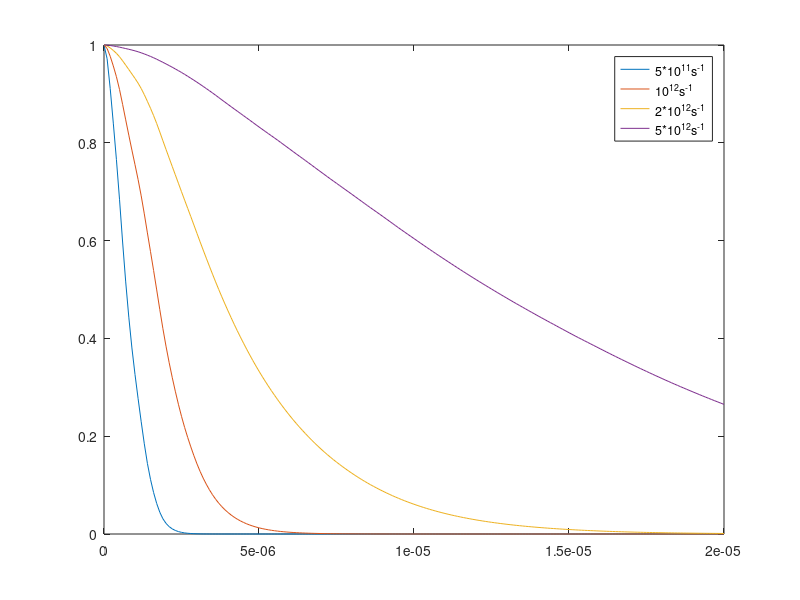

MATLAB code for this plot:
% % clc
% % % i = 0;
% % % N=nchoosek(1e4,2);
% % % tic
% % % for k = 1:N
% % %     if mod(100*k/N,10)== 0
% % %         100*k/N
% % %     end
% % %     i = i+1;
% % %     
% % % end
% % % i
% % % N
% % % 
% % % toc
% % QD_6 = InAs_dot(150,150,25,6);
% % k=0;
% % p = zeros(size(QD_6,1),3);
% % for n = 1:size(QD_6,1)
% %     p(n,1) = dot(QD_6(n,1:3),[1/sqrt(2),0.5,-0.5]);
% %     p(n,2) = dot(QD_6(n,1:3),[1/sqrt(2),-0.5,0.5]);
% %     p(n,3) = dot(QD_6(n,1:3),[0,1/sqrt(2),1/sqrt(2)]); 
% %     if QD_6(n,4) == 0
% %         k = k+1;
% %         
% %     end
% % end
% figure
% ax1 = subplot(3,1,1);
% plot(ax1,p(:,1))
% title(ax1,'x')
% 
% ax2 = subplot(3,1,2);
% plot(ax2,p(:,2))
% title(ax2,'y')
% 
% ax3 = subplot(3,1,3);
% plot(ax3,p(:,3))
% title(ax3,'z')
% save QD
%%
% load QD
% N = size(QD,1);
% check = zeros(N,1);
% for i = 1:N
%     check(i) = get_E(i,QD);
% end
% plot(check);
load fid_5_11_n;
load fid_12_n;
load fid_5_12_n;
load fid_2_12_n;
plot(fid_5_11_n(:,1),fid_5_11_n(:,2))
hold on
plot(fid_12_n(:,1),fid_12_n(:,2))
hold on
plot(fid_2_12_n(:,1),fid_2_12_n(:,2))
hold on
plot(fid_5_12_n(:,1),fid_5_12_n(:,2))


legend('5*10^{11}s^{-1}','10^{12}s^{-1}','2*10^{12}s^{-1}','5*10^{12}s^{-1}');